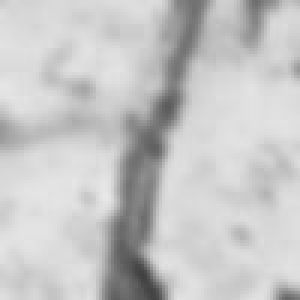
#> input picture map_smoothed.jpg, 100 x 100 px (shown 3 times larger)
$ python main.py --path map_smoothed.jpg --dest 5 5
#> lines starting #> are read from the running program, lines starting #| are printed output that depends on the picture
### draw.py
from PIL import Image, ImageDraw, ImageFilter, ImageFile

# [17 lines left out: function draw_path, not called in this run]

def prepare_image(path: str, blur: int) -> ImageFile.ImageFile:
    """
    Process the image for the further search of the path.
    Crop, resize, and blur if necessary.
    The processed file is saved under the name 'map_smoothed.jpg'

    Args:
        path (str): Path to the image that will be processed.
        blur (int): The radius of Gaussian blur. If no effect is wanted, then blur is 0.

    Returns:
       ImageFile.ImageFile: cropped PIL image object with red channel extracted and smoothed.
    """
#> called with path = 'map_smoothed.jpg', blur = 0
    image = Image.open(path)
#> image is the input picture: PIL image 100x100 L; min 65, max 232, mean 197.9
    width, height = image.size
#> width = 100; height = 100
    image = image.crop((0, 0.15 * height, width, height))
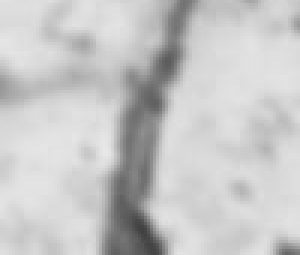
#> image: PIL image 100x85 L (shown 3 times larger); min 65, max 232, mean 198.5
    image = image.resize((100, 100))
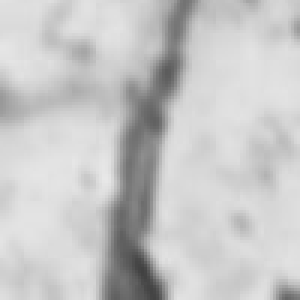
#> image: PIL image 100x100 L (shown 3 times larger); min 65, max 232, mean 198.5
#> (the run stopped early here; a loop or call above may not have finished)
